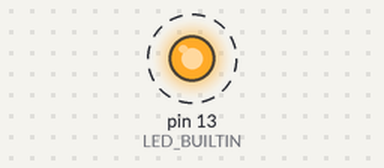
The sketch below on a simulated Arduino Uno, built with avr-gcc and run on an emulated ATmega328P. Parts: output pins drawn as LEDs (lit = HIGH). Dashed ring = blinking.

Above: at 0.3 s.
Timing chart, 0 to 3.0 s (numbered marks = the images above):
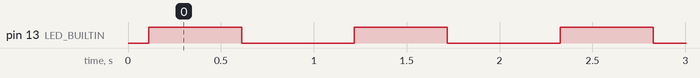

The sketch:

Pferdetor.ino
```cpp
#include "ssd1306.h"
#include "software-i2c.h"
#include "display.h"
#include "awakening.h"

static Display<128, 64> display;
static SoftwareI2c<20, 21> i2c;
static Ssd1306<decltype(i2c)> ssd{i2c};

void setup() {
  // put your setup code here, to run once:
  pinMode(LED_BUILTIN, OUTPUT);
  ssd.init();
}

void loop() {
  // put your main code here, to run repeatedly:
  display.clear();
  Awakening::text_centered(display, "Hier könnte Ihre", 0, 2, 128);
  Awakening::text_centered(display, "Werbung stehen!", 0, 14, 128);
  Awakening::text_centered(display, "Comment ça va?", 0, 26, 128);
  Awakening::text_centered(display, "120kΩ 1769", 0, 40, 128);
  //display.line(0, 0, 128, 64);
  ssd.display(display.data());
  digitalWrite(LED_BUILTIN, HIGH);
  delay(500);
  digitalWrite(LED_BUILTIN, LOW);
  delay(500);
}
```

awakening.h
```cpp
#pragma once

// Fonts are an array of unsigned char.
// Every glyph is a pair of an UTF-8 string and the glyph bitmap.
// They are encoded by a one byte size, the string, another one byte size and the bitmap data.
// The most significant bit of the bitmap size encodes if the glyph is 16 pixels high. If this
// bit is zero, the glyph is 8 pixels high.
//
// The bitmap data is one byte per column for 8 pixel high glyphs and two bytes per column
// for 16 pixel high glyphs. The least significant bit represents the topmost row.
//
// A font looks like this:
// +-------+-------+-----+---+
// | Glyph | Glyph | ... | 0 |
// +-------+-------+-----+---+
//
// A glyph looks like this:
// +-----------+------+-------------+--------+
// | Text Size | Text | Bitmap Size | Bitmap |
// +-----------+------+-------------+--------+
//    1 Byte    m Bytes   1 Byte      n Bytes
//
// In addition to that a font can have an index. The index is an array of 64 signed integers
// which represent the offset into the font data where one should begin searching for a glyph.
// To calculate the index in the array, the first byte of the string is shifted to the right by two.

class Awakening {
    static int TEXT_LENGTH(const unsigned char *glyph) {
      return glyph[0];
    }
    static const unsigned char *TEXT(const unsigned char *glyph) {
      return glyph + 1;
    }
    static int GLYPH_LENGTH(const unsigned char *glyph) {
      return glyph[TEXT_LENGTH(glyph) + 1] & 0x7f;
    }
    static bool GLYPH_FULLSIZE(const unsigned char *glyph) {
      return glyph[TEXT_LENGTH(glyph) + 1] & 0x80;
    }
    static const unsigned char *GLYPH(const unsigned char *glyph) {
      return glyph + TEXT_LENGTH(glyph) + 2;
    }
    static unsigned GLYPH_COL(const unsigned char *glyph, int i) {
      return GLYPH_FULLSIZE(glyph) ?
        (((unsigned) GLYPH(glyph)[2 * i + 1] << 8) | GLYPH(glyph)[2 * i]) :
        ((unsigned) GLYPH(glyph)[i] << 4);
    }
    static int GLYPH_COLS(const unsigned char *glyph) {
      return GLYPH_LENGTH(glyph) >> GLYPH_FULLSIZE(glyph);
    }
    static int LENGTH(const unsigned char *glyph) {
      return TEXT_LENGTH(glyph) + GLYPH_LENGTH(glyph) + 2;
    }
    static int _min(int a, int b) {
      return a > b ? b : a;
    }
    static int _max(int a, int b) {
      return a < b ? b : a;
    }
    static constexpr int SPACE_WIDTH = 3;
    static constexpr int TNUM_WIDTH = 5;
  public:
    // Left aligned text. This is the default.
    static constexpr int LEFT = 0;
    // Right aligned text.
    static constexpr int RIGHT = 1;
    // Centered text.
    static constexpr int CENTER = 2;
    // Fixed width numbers.
    static constexpr int TNUM = 4;
    // Do not actually render the text, just return its width.
    static constexpr int TEXT_WIDTH = 8;
    // Typeset a line of text at position `x`, `y` with a _maximum width of `w`.
    // Return the actual width used.
    template<class Display>
    static int text(Display &d, const char *text, int x, int y, int w) {
      return text_with_options(d, text, x, y, w, LEFT);
    }
    // Typeset a line of text centered between x and x+w.
    template<class Display>
    static int text_centered(Display &d, const char *text, int x, int y, int w) {
      return text_with_options(d, text, x, y, w, CENTER);
    }
    // Typeset a line of text with the given set of options.
    template<class Display>
    static int text_with_options(Display &d, const char *text, int x, int y, int w, int options) {
      const unsigned char *glyph, *g;
      unsigned char esc[] = {27, 0, 0};
      int i, n = 0, r, s, q = 0, is_num, was_num = 0;
      unsigned b = 0, t = 0;
      if (options & TEXT_WIDTH) {
        q = 1;
        options &= ~(RIGHT + CENTER);
      }

      // Handle things recursively in the alignment cases.
      if (options & CENTER) {
        i = text_with_options(d, text, x, y, w, options | TEXT_WIDTH);
        options &= ~(RIGHT + CENTER);
        return text_with_options(d, text, x + (w - i) / 2, y, i, options);
      }
      if (options & RIGHT) {
        i = text_with_options(d, text, x, y, w, options | TEXT_WIDTH);
        options &= ~(RIGHT + CENTER);
        return text_with_options(d, text, x + w - i, y, i, options);
      }

      while (*text) {
        if (*text == ' ') {
          ++text;
          if (w > 0 && n + SPACE_WIDTH >= w) return n;
          n += SPACE_WIDTH;
          t = 0;
        } else if (*text == '\b') {
          ++text;
          t = 0;
        } else if ((glyph = lookup_glyph((const unsigned char *) text))) {
          is_num = ('0' <= *text && *text <= '9');
          if ((options & TNUM) && is_num) {
            esc[1] = *text;
          }
          text += TEXT_LENGTH(glyph);
          if ((options & TNUM) && is_num) {
            g = lookup_glyph(esc);
            if (g) glyph = g;
          }
          if (n) {
            if ((options & TNUM) && (is_num || was_num)) {
              if (w > 0 && n + (is_num ? TNUM_WIDTH : GLYPH_COLS(glyph)) + 1 > w) return n;
              n += 1;
            } else {
              // Kerning
              b = GLYPH_COL(glyph, 0);
              if ((b | (b << 1)) & (t | (t << 1))) {
                if (w > 0 && n + GLYPH_COLS(glyph) + 1 > w) return n;
                n += 1;
              } else if (w > 0 && n + GLYPH_COLS(glyph) > w) {
                return n;
              }
            }
          }
          if ((options & TNUM) && is_num) {
            n += (TNUM_WIDTH - GLYPH_COLS(glyph)) / 2;
          }
          for (i = 0; i < GLYPH_COLS(glyph); ++i) {
            b = GLYPH_COL(glyph, i);
            if (!q && x + n >= 0 && x + n < d.width()) {
              unsigned bit = 1;
              for (r = y - 4; r <= y + 12; ++r) {
                if (b & bit) d.pixel(x + n, r);
                bit <<= 1;
              }
            }
            n += 1;
          }
          t = b;
          if ((options & TNUM) && is_num) {
            n += (TNUM_WIDTH + 1 - GLYPH_COLS(glyph)) / 2;
          }
          was_num = is_num;
        } else {
          ++text;
        }
      }
      return n;
    }
    // Lookup a glyph by text.
    static const unsigned char *lookup_glyph(const unsigned char *text) {
      static const unsigned char glyphs[] = {
        /* "\t" */ 1, 9, 8, 0, 0, 0, 0, 0, 0, 0, 0,
        /* "\e1" */ 2, 27, 49, 3, 34, 63, 32,
        /* "\ed" */ 2, 27, 100, 5, 16, 48, 112, 48, 16,
        /* "\el" */ 2, 27, 108, 3, 8, 28, 62,
        /* "\er" */ 2, 27, 114, 3, 62, 28, 8,
        /* "\eud" */ 3, 27, 117, 100, 5, 20, 54, 119, 54, 20,
        /* "\eu" */ 2, 27, 117, 5, 4, 6, 7, 6, 4,
        /* "!" */ 1, 33, 1, 46,
        /* "\"" */ 1, 34, 3, 3, 0, 3,
        /* "#" */ 1, 35, 5, 20, 62, 20, 62, 20,
        /* "$" */ 1, 36, 5, 36, 42, 107, 42, 18,
        /* "%" */ 1, 37, 5, 34, 16, 8, 4, 34,
        /* "&" */ 1, 38, 5, 20, 42, 42, 20, 40,
        /* "'" */ 1, 39, 1, 3,
        /* "(" */ 1, 40, 2, 62, 65,
        /* ")" */ 1, 41, 2, 65, 62,
        /* "+" */ 1, 43, 5, 8, 8, 62, 8, 8,
        /* "," */ 1, 44, 2, 64, 32,
        /* "-" */ 1, 45, 4, 8, 8, 8, 8,
        /* "." */ 1, 46, 1, 32,
        /* "/" */ 1, 47, 5, 32, 16, 8, 4, 2,
        /* "0" */ 1, 48, 5, 30, 33, 33, 33, 30,
        /* "1" */ 1, 49, 3, 34, 63, 32,
        /* "2" */ 1, 50, 5, 34, 49, 41, 41, 38,
        /* "3" */ 1, 51, 5, 18, 33, 33, 37, 26,
        /* "4" */ 1, 52, 5, 24, 20, 18, 63, 16,
        /* "5" */ 1, 53, 5, 23, 37, 37, 37, 25,
        /* "6" */ 1, 54, 5, 28, 38, 37, 37, 24,
        /* "7" */ 1, 55, 5, 1, 1, 57, 5, 3,
        /* "8" */ 1, 56, 5, 26, 37, 37, 37, 26,
        /* "9" */ 1, 57, 5, 6, 73, 41, 25, 14,
        /* ":" */ 1, 58, 1, 20,
        /* ";" */ 1, 59, 2, 64, 40,
        /* "<" */ 1, 60, 3, 8, 20, 34,
        /* "=" */ 1, 61, 3, 20, 20, 20,
        /* ">" */ 1, 62, 3, 34, 20, 8,
        /* "?" */ 1, 63, 5, 4, 2, 42, 10, 4,
        /* "@" */ 1, 64, 7, 62, 65, 93, 85, 93, 81, 14,
        /* "A" */ 1, 65, 5, 62, 9, 9, 9, 62,
        /* "B" */ 1, 66, 5, 63, 37, 37, 37, 26,
        /* "C" */ 1, 67, 5, 30, 33, 33, 33, 34,
        /* "D" */ 1, 68, 5, 63, 33, 33, 34, 28,
        /* "E" */ 1, 69, 5, 63, 37, 37, 37, 33,
        /* "F" */ 1, 70, 5, 63, 5, 5, 5, 1,
        /* "G" */ 1, 71, 5, 28, 34, 33, 41, 58,
        /* "H" */ 1, 72, 5, 63, 4, 4, 4, 63,
        /* "I" */ 1, 73, 3, 33, 63, 33,
        /* "J" */ 1, 74, 5, 16, 32, 32, 33, 31,
        /* "K" */ 1, 75, 5, 63, 0, 12, 18, 33,
        /* "L" */ 1, 76, 5, 63, 32, 32, 32, 32,
        /* "M" */ 1, 77, 5, 63, 2, 4, 2, 63,
        /* "N" */ 1, 78, 5, 63, 6, 12, 24, 63,
        /* "O" */ 1, 79, 5, 30, 33, 33, 33, 30,
        /* "P" */ 1, 80, 5, 63, 9, 9, 9, 6,
        /* "Q" */ 1, 81, 5, 30, 33, 41, 17, 46,
        /* "R" */ 1, 82, 5, 63, 5, 13, 21, 34,
        /* "S" */ 1, 83, 5, 18, 37, 37, 37, 24,
        /* "T" */ 1, 84, 5, 1, 1, 63, 1, 1,
        /* "U" */ 1, 85, 5, 31, 32, 32, 32, 31,
        /* "V" */ 1, 86, 5, 15, 16, 32, 16, 15,
        /* "W" */ 1, 87, 5, 63, 16, 8, 16, 63,
        /* "X" */ 1, 88, 5, 33, 18, 12, 18, 33,
        /* "Y" */ 1, 89, 5, 3, 4, 56, 4, 3,
        /* "Z" */ 1, 90, 5, 33, 49, 45, 35, 33,
        /* "[" */ 1, 91, 2, 127, 65,
        /* "\\" */ 1, 92, 5, 2, 4, 8, 16, 32,
        /* "]" */ 1, 93, 2, 65, 127,
        /* "_" */ 1, 95, 4, 32, 32, 32, 32,
        /* "a" */ 1, 97, 5, 16, 42, 42, 42, 60,
        /* "b" */ 1, 98, 5, 63, 36, 34, 34, 28,
        /* "c" */ 1, 99, 5, 28, 34, 34, 34, 36,
        /* "d" */ 1, 100, 5, 28, 34, 34, 36, 63,
        /* "e" */ 1, 101, 5, 28, 42, 42, 42, 12,
        /* "ff" */ 2, 102, 102, 7, 8, 126, 9, 9, 126, 9, 1,
        /* "f" */ 1, 102, 4, 8, 126, 9, 1,
        /* "g" */ 1, 103, 5, 24, 164, 162, 146, 126,
        /* "h" */ 1, 104, 5, 63, 4, 2, 2, 60,
        /* "i" */ 1, 105, 2, 4, 61,
        /* "j" */ 1, 106, 3, 128, 132, 125,
        /* "k" */ 1, 107, 4, 63, 8, 20, 34,
        /* "l" */ 1, 108, 2, 1, 63,
        /* "m" */ 1, 109, 5, 62, 4, 8, 4, 62,
        /* "n" */ 1, 110, 5, 62, 2, 2, 4, 56,
        /* "o" */ 1, 111, 5, 28, 34, 34, 34, 28,
        /* "p" */ 1, 112, 5, 254, 34, 34, 36, 24,
        /* "q" */ 1, 113, 5, 24, 36, 34, 34, 254,
        /* "r" */ 1, 114, 4, 62, 4, 2, 2,
        /* "s" */ 1, 115, 5, 36, 42, 42, 42, 16,
        /* "t" */ 1, 116, 4, 2, 31, 34, 32,
        /* "u" */ 1, 117, 5, 14, 16, 32, 32, 62,
        /* "v" */ 1, 118, 5, 14, 16, 32, 16, 14,
        /* "w" */ 1, 119, 5, 62, 16, 8, 16, 62,
        /* "x" */ 1, 120, 5, 34, 20, 8, 20, 34,
        /* "y" */ 1, 121, 5, 142, 144, 144, 72, 62,
        /* "z" */ 1, 122, 5, 34, 50, 42, 38, 34,
        /* "{" */ 1, 123, 3, 8, 54, 65,
        /* "|" */ 1, 124, 1, 127,
        /* "}" */ 1, 125, 3, 65, 54, 8,
        /* "¡" */ 2, 194, 161, 1, 116,
        /* "©" */ 2, 194, 169, 8, 30, 33, 12, 18, 18, 20, 33, 30,
        /* "«" */ 2, 194, 171, 4, 8, 20, 8, 20,
        /* "°" */ 2, 194, 176, 3, 7, 5, 7,
        /* "µ" */ 2, 194, 181, 5, 254, 16, 32, 32, 62,
        /* "»" */ 2, 194, 187, 4, 20, 8, 20, 8,
        /* "¿" */ 2, 194, 191, 5, 32, 80, 84, 64, 32,
        /* "À" */ 2, 195, 128, 138, 224, 3, 146, 0, 148, 0, 144, 0, 224, 3,
        /* "Á" */ 2, 195, 129, 138, 224, 3, 144, 0, 148, 0, 146, 0, 224, 3,
        /* "Â" */ 2, 195, 130, 138, 224, 3, 148, 0, 146, 0, 148, 0, 224, 3,
        /* "Ä" */ 2, 195, 132, 138, 224, 3, 148, 0, 144, 0, 148, 0, 224, 3,
        /* "Æ" */ 2, 195, 134, 9, 62, 9, 9, 9, 63, 37, 37, 37, 33,
        /* "Ç" */ 2, 195, 135, 5, 30, 161, 225, 33, 18,
        /* "È" */ 2, 195, 136, 138, 240, 3, 82, 2, 84, 2, 80, 2, 16, 2,
        /* "É" */ 2, 195, 137, 138, 240, 3, 80, 2, 84, 2, 82, 2, 16, 2,
        /* "Ê" */ 2, 195, 138, 138, 240, 3, 84, 2, 82, 2, 84, 2, 16, 2,
        /* "Ë" */ 2, 195, 139, 138, 240, 3, 84, 2, 80, 2, 84, 2, 16, 2,
        /* "Í" */ 2, 195, 141, 134, 16, 2, 244, 3, 18, 2,
        /* "Î" */ 2, 195, 142, 134, 20, 2, 242, 3, 20, 2,
        /* "Ï" */ 2, 195, 143, 134, 20, 2, 240, 3, 20, 2,
        /* "Ð" */ 2, 195, 144, 6, 8, 63, 41, 33, 34, 28,
        /* "Ñ" */ 2, 195, 145, 138, 240, 3, 100, 0, 194, 0, 132, 1, 242, 3,
        /* "Ó" */ 2, 195, 147, 138, 224, 1, 16, 2, 20, 2, 18, 2, 224, 1,
        /* "Ô" */ 2, 195, 148, 138, 224, 1, 20, 2, 18, 2, 20, 2, 224, 1,
        /* "Ö" */ 2, 195, 150, 138, 224, 1, 20, 2, 16, 2, 20, 2, 224, 1,
        /* "Ù" */ 2, 195, 153, 138, 240, 1, 4, 2, 8, 2, 0, 2, 240, 1,
        /* "Ú" */ 2, 195, 154, 138, 240, 1, 0, 2, 8, 2, 4, 2, 240, 1,
        /* "Û" */ 2, 195, 155, 138, 240, 1, 4, 2, 2, 2, 4, 2, 240, 1,
        /* "Ü" */ 2, 195, 156, 138, 240, 1, 4, 2, 0, 2, 4, 2, 240, 1,
        /* "Ý" */ 2, 195, 157, 138, 48, 0, 64, 0, 136, 3, 68, 0, 48, 0,
        /* "Þ" */ 2, 195, 158, 4, 63, 18, 18, 12,
        /* "ß" */ 2, 195, 159, 4, 62, 1, 41, 22,
        /* "à" */ 2, 195, 160, 138, 0, 1, 164, 2, 168, 2, 160, 2, 192, 3,
        /* "á" */ 2, 195, 161, 138, 0, 1, 160, 2, 168, 2, 164, 2, 192, 3,
        /* "â" */ 2, 195, 162, 138, 0, 1, 168, 2, 164, 2, 168, 2, 192, 3,
        /* "ä" */ 2, 195, 164, 138, 0, 1, 168, 2, 160, 2, 168, 2, 192, 3,
        /* "æ" */ 2, 195, 166, 9, 16, 42, 42, 42, 60, 42, 42, 42, 12,
        /* "ç" */ 2, 195, 167, 5, 28, 162, 226, 34, 36,
        /* "è" */ 2, 195, 168, 138, 192, 1, 164, 2, 168, 2, 160, 2, 192, 0,
        /* "é" */ 2, 195, 169, 138, 192, 1, 160, 2, 168, 2, 164, 2, 192, 0,
        /* "ê" */ 2, 195, 170, 138, 192, 1, 168, 2, 164, 2, 168, 2, 192, 0,
        /* "ë" */ 2, 195, 171, 138, 192, 1, 168, 2, 160, 2, 168, 2, 192, 0,
        /* "í" */ 2, 195, 173, 132, 80, 0, 200, 3,
        /* "î" */ 2, 195, 174, 134, 80, 0, 200, 3, 16, 0,
        /* "ï" */ 2, 195, 175, 3, 5, 60, 1,
        /* "ð" */ 2, 195, 176, 138, 128, 1, 72, 2, 104, 2, 80, 2, 232, 1,
        /* "ñ" */ 2, 195, 177, 138, 224, 3, 40, 0, 36, 0, 72, 0, 132, 3,
        /* "ó" */ 2, 195, 179, 138, 192, 1, 32, 2, 40, 2, 36, 2, 192, 1,
        /* "ô" */ 2, 195, 180, 138, 192, 1, 40, 2, 36, 2, 40, 2, 192, 1,
        /* "ö" */ 2, 195, 182, 138, 192, 1, 40, 2, 32, 2, 40, 2, 192, 1,
        /* "ù" */ 2, 195, 185, 138, 224, 0, 8, 1, 16, 2, 0, 2, 224, 3,
        /* "ú" */ 2, 195, 186, 138, 224, 0, 0, 1, 16, 2, 8, 2, 224, 3,
        /* "û" */ 2, 195, 187, 138, 224, 0, 8, 1, 4, 2, 8, 2, 224, 3,
        /* "ü" */ 2, 195, 188, 138, 224, 0, 8, 1, 0, 2, 8, 2, 224, 3,
        /* "ý" */ 2, 195, 189, 138, 224, 8, 0, 9, 16, 9, 136, 4, 224, 3,
        /* "þ" */ 2, 195, 190, 5, 255, 36, 34, 34, 28,
        /* "Œ" */ 2, 197, 146, 9, 30, 33, 33, 33, 63, 37, 37, 37, 33,
        /* "œ" */ 2, 197, 147, 9, 28, 34, 34, 34, 28, 42, 42, 42, 12,
        /* "Ω" */ 2, 206, 169, 5, 46, 49, 1, 49, 46,
        /* "‘" */ 3, 226, 128, 152, 2, 6, 5,
        /* "’" */ 3, 226, 128, 153, 2, 5, 3,
        /* "‚" */ 3, 226, 128, 154, 2, 80, 48,
        /* "“" */ 3, 226, 128, 156, 5, 6, 5, 0, 6, 5,
        /* "”" */ 3, 226, 128, 157, 5, 5, 3, 0, 5, 3,
        /* "„" */ 3, 226, 128, 158, 5, 80, 48, 0, 80, 48,
        /* "…" */ 3, 226, 128, 166, 5, 32, 0, 32, 0, 32,
        0
      };
      static const short index[] = {
        -1, -1, 0, -1, -1, -1, 11, -1,
        60, 78, 106, 124, 148, 178, 210, 235,
        261, 295, 327, 357, 389, 421, 453, 482,
        502, 526, 568, 594, 623, 654, 685, 715,
        -1, -1, -1, -1, -1, -1, -1, -1,
        -1, -1, -1, -1, -1, -1, -1, -1,
        725, 1407, -1, 1433, -1, -1, -1, -1,
        1442, -1, -1, -1, -1, -1, -1, -1,
      };
      int i, l;
      const unsigned char *glyph;
      int o;
      if (!text || !*text) return nullptr;
      o = index[*text >> 2];
      if (o < 0) {
        return 0;
      } else {
        glyph = glyphs + o;
      }
      while ((l = *glyph)) {
        if (TEXT(glyph)[0] > text[0]) return nullptr;
        for (i = 0; i < l; ++i) {
          if (TEXT(glyph)[i] != text[i]) goto next;
        }
        return glyph;
        next:
        glyph += LENGTH(glyph);
      }
      return nullptr;
    }
};
```

ssd1306.h
```cpp
#pragma once

template<class I2c>
class Ssd1306 {
    static constexpr int ADDRESS = 0x3c;
    static constexpr int COMMAND = 0x00;
    static constexpr int DATA = 0x40;
    I2c &i2c;
  public:
    Ssd1306(I2c &i2c) : i2c(i2c) {}
    bool init() {
      static unsigned char const init_sequence[] = {
        0xae, 0xd5, 0x80, 0xa8, 0x3f, 0xd3, 0x00, 0x40,
        0x8d, 0x14, 0x20, 0x00, 0xa1, 0xc8, 0xda, 0x12,
        0x81, 0xcf, 0xd9, 0xf1, 0xdb, 0x40, 0xa4, 0xa6,
        0x21, 0x00, 0x7f, 0x22, 0x00, 0x07, 0x2e, 0xaf
      };
      i2c.init();
      for (int i = 0; i < 100; ++i) {
        if (i2c.write_command(ADDRESS, COMMAND, init_sequence, sizeof(init_sequence))) return true;
      }
      return false;
    }
    void display(const unsigned char *buffer) {
      i2c.write_command(ADDRESS, DATA, buffer, 1024);
    }
};
```

Source omitted: display.h (3028 bytes), software-i2c.h (3062 bytes)

Measured:
- by itself, pin 13 (LED_BUILTIN): alternates HIGH for 0.50 s and LOW for 0.61 s
